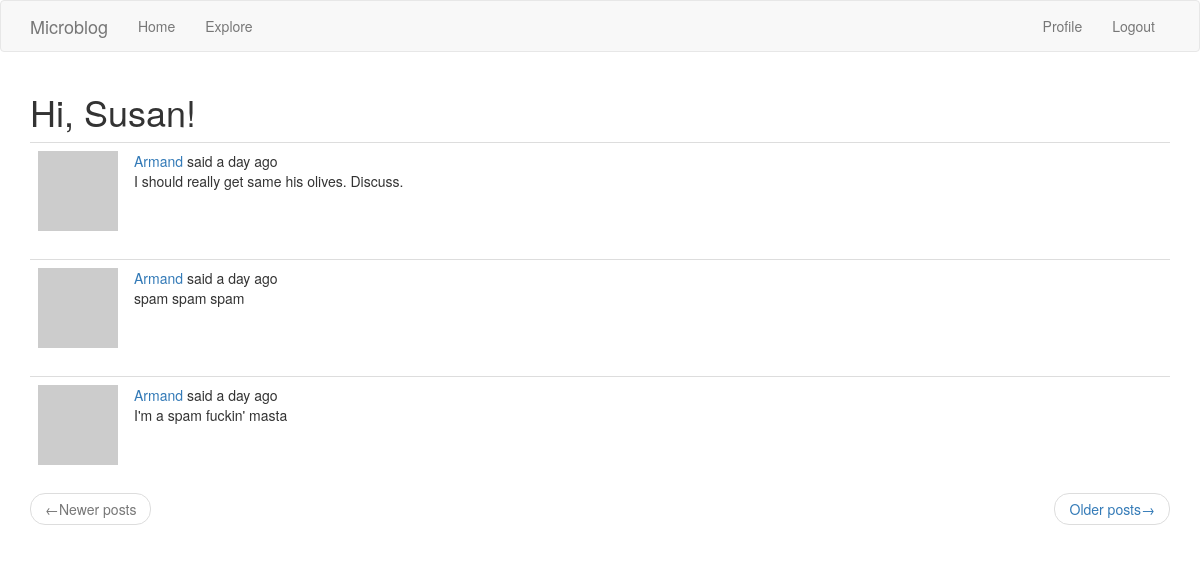
Page /explore (signed in) on the committed database.
### app/models.py (models this page shows, shortened)
class User(UserMixin, db.Model):
    id = db.Column(db.Integer, primary_key=True)
    username = db.Column(db.String(64), index=True, unique=True)
    email = db.Column(db.String(120), index=True, unique=True)
    password_hash = db.Column(db.String(128))
    posts = db.relationship('Post', backref='author', lazy='dynamic')
    def avatar(self, size):
        digest = md5(self.email.lower().encode('utf-8')).hexdigest()
        return 'https://www.gravatar.com/avatar/{}?d=identicon&s={}'.format(digest, size)
    about_me = db.Column(db.String(140))
    last_seen = db.Column(db.DateTime, default=datetime.utcnow)
    followed = db.relationship(
        'User', secondary=followers,
        primaryjoin=(followers.c.follower_id == id),
        secondaryjoin=(followers.c.followed_id == id),
        backref=db.backref('followers', lazy='dynamic'), lazy='dynamic')

class Post(db.Model):
    id = db.Column(db.Integer, primary_key=True)
    body = db.Column(db.String(140))
    timestamp = db.Column(db.DateTime, index=True, default=datetime.utcnow)
    user_id = db.Column(db.Integer, db.ForeignKey('user.id'))

### app/routes.py (the view)
@app.route('/explore')
@login_required
def explore():
    page = request.args.get('page', 1, type=int)
    posts = Post.query.order_by(Post.timestamp.desc()).paginate(
        page, app.config['POSTS_PER_PAGE'], False)
    next_url = url_for('explore', page=posts.next_num) \
        if posts.has_next else None
    prev_url = url_for('explore', page=posts.prev_num) \
        if posts.has_prev else None
    return render_template("index.html", title='Explore', posts=posts.items,
                            next_url=next_url, prev_url=prev_url)

### app/models.py (called while the page is built)
@login.user_loader
def load_user(id):
    return User.query.get(int(id))

### app/routes.py (called while the page is built)
@app.before_request
def before_request():
    if current_user.is_authenticated:
        current_user.last_seen = datetime.utcnow()
        db.session.commit()
    g.locale = str(get_locale())

### app/templates/index.html (shortened to what this page needs)
{% extends "base.html" %}
{% import 'bootstrap/wtf.html' as wtf %}
{% block app_content %}
    <h1>{{ _('Hi, %(username)s!', username=current_user.username.capitalize()) }}</h1>
    {% for post in posts %}
        {% include '_post.html' %}
    {% endfor %}
    <nav aria-label="...">
        <ul class="pager">
            <li class="previous{% if not prev_url %} disabled{% endif %}">
                <a href="{{ prev_url or '#' }}">
                    <span aria-hidden="true">&larr;</span>{{ _('Newer posts') }}</a>
            </li>
            <li class="next{% if not next_url %} disabled{% endif %}">
                <a href="{{ next_url or '#' }}">{{ _('Older posts') }}<span aria-hidden="true">&rarr;</span>
                </a>
            </li>
        </ul>
    </nav>
{% endblock %}

### app/templates/_post.html (shortened to what this page needs)
<table class="table table-hover">
    <tr>
        <td width="70px">
            <a href="{{ url_for('user', username=post.author.username) }}">
                <img src="{{ post.author.avatar(70) }}" />
            </a>
        </td>
        <td>
            {{ _('%(username)s said %(when)s', username=user_link, when=moment(post.timestamp).fromNow()) }}
            <br>
            {{ post.body }}
        </td>
    </tr>
</table>

### rows in the picture
Post: body "I should really get same his olives. Discuss."
Post: body "spam spam spam"
Post: body "I'm a spam fuckin' masta"
